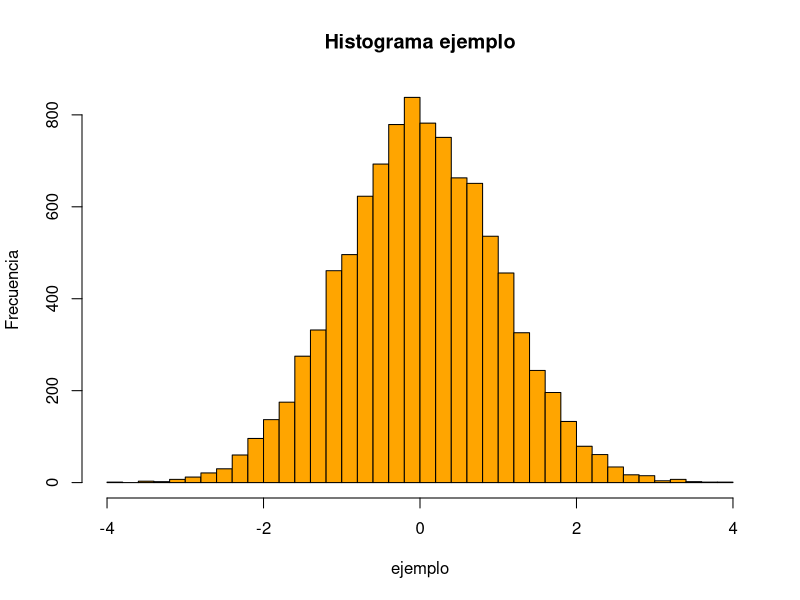

Recreate this plot in R.
set.seed(123)
ejemplo <- rnorm(n = 10000, mean = 0, sd = 1)
hist(ejemplo, col='orange', breaks=40, 
     ylab = "Frecuencia", main = "Histograma ejemplo")
